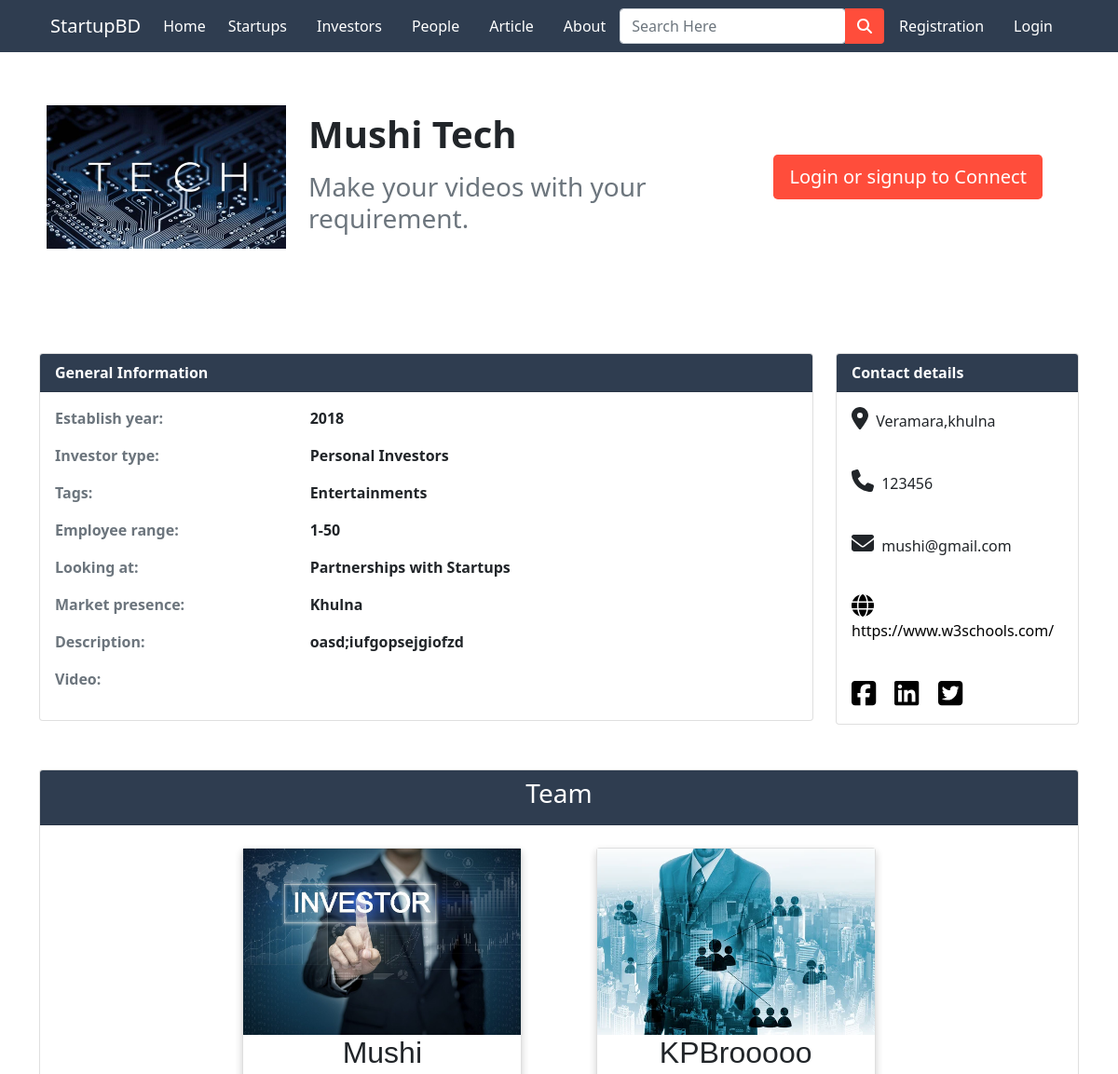
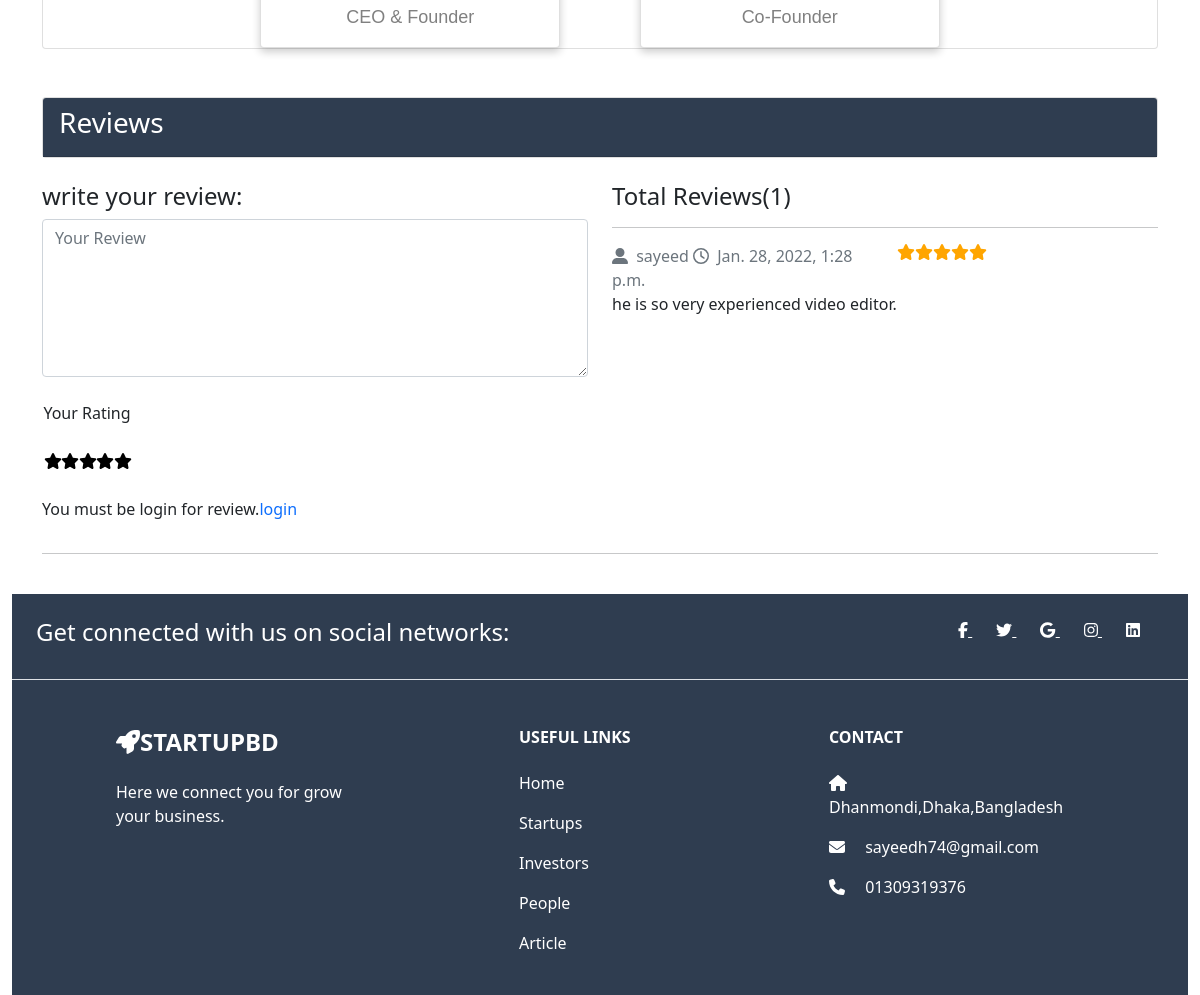
The page /investor-profile/1/ on the database its author committed (2 pictures, top to bottom).
### app/models.py (models this page shows, shortened)
class Investorinfo(models.Model):
  user = models.ForeignKey(User, on_delete = models.CASCADE)
  name = models.CharField(max_length=100, null=True, blank=True)
  company_name = models.CharField(max_length=100, null=True, blank=True)
  title = models.CharField(max_length=100,blank=True,null = True)
  email = models.EmailField(max_length=100, null=True, blank=True)
  mobile = models.CharField(max_length=50, null=True, blank=True)
  logo = models.ImageField(upload_to='images/', null=True, blank=True)
  establish_year = models.IntegerField(blank=True, null=True)
  investor_type = models.CharField(max_length=50,choices=INVSETOR_TYPE, blank=True, null=True)
  employee_range = models.CharField(max_length=10, blank=True, null=True)
  market_presence = models.CharField(max_length=100,choices=CITY_CHOICES, null=True, blank=True)
  looking_at = models.CharField(choices=LOOK_CHOICES, max_length=100,null=True,blank=True)
  tags = models.CharField(max_length=100,choices=SECTOR, blank=True, null=True)
  description = models.TextField(max_length=1000, blank=True, null=True)
  videos = models.FileField(upload_to='videos/', null=True,blank=True)
  weblink = models.URLField(null=True,blank=True)
  facebook_link = models.URLField(blank=True)
  linkedin_link = models.URLField(blank=True)
  twitter_link = models.URLField(blank=True)
  location = models.CharField(max_length=100, null=True, blank=True)
  person1 = models.CharField(max_length=100, choices=ROLE, blank=True, null=True)
  person1_name = models.CharField(max_length=50, blank=True, null=True)
  person1_image = models.ImageField(upload_to='images/', null=True, blank=True)
  person2 = models.CharField(max_length=100, choices=ROLE, blank=True, null=True)
  person2_name = models.CharField(max_length=50, blank=True, null=True)
  person2_image = models.ImageField(
      upload_to='images/', null=True, blank=True)

class InvestorReviewRating(models.Model):
    investor = models.ForeignKey(Investorinfo, on_delete=models.CASCADE)
    user = models.ForeignKey(User, on_delete=models.CASCADE)
    review = models.TextField(max_length=500, blank=True)
    rating = models.IntegerField()
    status = models.BooleanField(default=True)
    created_at = models.DateTimeField(auto_now_add=True)
    updated_at = models.DateTimeField(auto_now=True)

class User(AbstractUser):
  is_customer = models.BooleanField(default=False)
  is_investor = models.BooleanField(default=False)
  is_startup = models.BooleanField(default=False)
  friends = models.ManyToManyField('User',blank=True)

### app/views.py (the view)
# urls.py: path('investor-profile/<int:pk>/',views.investor_profile, name='investor-profile'),
def investor_profile(request,pk):
  investor = Investorinfo.objects.get(pk=pk)
  reviews = InvestorReviewRating.objects.filter(investor_id=investor.id, status=True)
  count = reviews.count()
  thread = ThreadModel.objects.filter(pk=pk)
  message_list = MessageModel.objects.filter(thread__pk__contains=pk)
  return render(request, 'app/investor_profile.html', {'investor': investor, 'reviews': reviews, 'count': count,'thread':thread,'message_list':message_list})

### app/templates/app/investor_profile.html (shortened to what this page needs)
{% extends 'app/base.html' %}
{% load static %}
{% block main-content %}
<div class="container my-5">
  <div class="row">
    <div class="col-md-12">
      <div class="card flex-row  mt-5" style="border: none;">
        <div class="card-body row px-2 align-items-center">
          <div class="col-md-3">
            <img src="{{ investor.logo.url }}" width="100%" height="auto" alt="No images">
          </div>
          <div class="col-md-5">
            <h4 class="card-title">
              <h1><b>{{investor.company_name}}</b></h1>
            </h4>
            <p class="card-text">
            <h3 class="text-muted">{{investor.title}}</h3>
            </p>
          </div>
          {% if investor.user.id == request.user.id %}
          <div class="col-md-4 text-center">
            <div class="flex-row">
              <a href="{% url 'user-form' user.id %}" class="btn btn-lg" style="background-color: #FF4D3B; color: white;">Update Profile</a>
            </div>
          </div>
          {% elif request.user.is_authenticated %}
          <div class="col-md-4 text-center">
            <div class="flex-row">
              <a href="{% url 'thread' user.id %}" class="btn btn-lg" style="background-color: #FF4D3B; color: white;">Connect</a>
            </div>
          </div>
          {% else %}
          <div class="col-md-4 text-center">
            <div class="flex-row">
              <a href="{% url 'login' %}" class="btn btn-lg" style="background-color: #FF4D3B; color: white;">Login or signup to Connect</a>
            </div>
          </div>
          {% endif %}
        </div>
      </div>
    </div>
  </div>
</div> <br> <br>
<div class="container">
  <div class="row">
    <div class="col-md-9">
      <div class="card ">
        <div class="card-header" style="background-color: #2F3D50; color: white;" color: white;"><b> General Information</b></div>
        <div class="card-body ">
          <div class="row">
            <div class="col-4 text-muted">
              <p><b> Establish year:</b></p>
            </div>
            <div class="col-6">
              <p><b> {{investor.establish_year}}</b></p>
            </div>
          </div>
          <div class="row">
            <div class="col-4 text-muted">
              <p><b> Investor type:</b></p>
            </div>
            <div class="col-6">
              <p><b> {{investor.investor_type}}</b></p>
            </div>
          </div>
          <div class="row">
            <div class="col-4 text-muted">
              <p><b> Tags:</b></p>
            </div>
            <div class="col-6">
              <p><b> {{investor.tags}}</b></p>
            </div>
          </div>
          <div class="row">
            <div class="col-4 text-muted">
              <p><b> Employee range:</b></p>
            </div>
            <div class="col-6">
              <p><b> {{investor.employee_range}}</b></p>
            </div>
          </div>
          <div class="row">
            <div class="col-4 text-muted">
              <p><b>Looking at:</b></p>
            </div>
            <div class="col-6">
              <p><b> {{investor.looking_at}} </b></p>
            </div>
          </div>
          <div class="row">
            <div class="col-4 text-muted">
              <p><b> Market presence:</b></p>
            </div>
            <div class="col-6">
              <p><b> {{investor.market_presence}}</b></p>
            </div>
          </div>
          <div class="row">
            <div class="col-4 text-muted">
              <p><b> Description:</b></p>
            </div>
            <div class="col-6">
              <p><b>{{investor.description}}</b></p>
            </div>
          </div>
          <div class="row">
            <div class="col-4 text-muted">
              <p><b>Video:</b></p>
            </div>
            <div class="col-6">
            </div>
          </div>
        </div>
      </div>
    </div>
    <div class="col-md-3">
      <div class="card">
        <div class="card-header" style="background-color: #2F3D50; color: white;" color: white;">
          <b>Contact details</b>
        </div>
        <div class="card-body">
          <p><i style='font-size:24px' class='fas me-1'>&#xf3c5;</i> {{investor.location}}</p>
          <br>
          <p><i style="font-size:24px" class="fa me-1">&#xf095;</i> {{investor.mobile}}</p>
          <br>
          <p><i style="font-size:24px" class="fa me-1">&#xf0e0;</i> {{investor.email}}</p>
          <br>
          <p><a href="{{investor.weblink}}" style="color: black; text-decoration: none;"><i style='font-size:24px' class='fas me-1'>&#xf0ac;</i> {{investor.weblink}}</a></p>
          <br>
         <a href="{{investor.facebook_link}}" id="link"><i class="fab fa-facebook-square fa-2x"></i></a>
        <a class="mx-3"id="link" href="{{investor.linkedin_link}}"><i class="fab fa-linkedin fa-2x"></i></a>
        <a href="{{investor.twitter_link}}" id="link"><i class="fab fa-twitter-square fa-2x"></i></a>
        </div>
      </div>
    </div>
  </div>
</div>
<br><br>
<div class="container">
  <div class="card">
    <div class="col-md-12">
      <div class="card-header" style="background-color: #2F3D50; color: white;" color: white;">
        <center><h3>Team</h3></center>
 </div>
  <br>
  <div class="row align-items-center justify-content-center">
    <div class="col-md-4">
      <div class="card" id="card">
  <img src="{{ investor.person1_image.url }}" alt="John" style="width:100%; height: 200px;">
  <h2>{{investor.person1_name}}</h2>
  <p class="title" id="title">{{investor.person1}}</p>
</div>
    </div>
    <div class="col-md-4">
      <div class="card" id="card">
  <img src="{{ investor.person2_image.url }}" height="50%" alt="John" style="width:100%; height: 200px;">
  <h2>{{investor.person2_name}}</h2>
  <p class="title" id="title">{{investor.person2}}</p>
</div>
    </div>
  </div>
</div>
</div>
</div>
<br><br>
<div class="container">
  <div class="row">
    <div class="col-md-12">
      <div class="card">
        <div class="card-header" style="background-color: #2F3D50; color: white;" color: white;">
          <h3>Reviews</h3>
        </div>
      </div>
      <br>
    </div>
  </div>
</div>
<div class="container">
  <div class="row">
    <div class="col-md-6">
      <h4>write your review:</h4>
      <form action="{% url 'investor_submit_review' investor.id %}" class="review-form" method="POST">
        <div class="form-group">
          <textarea class="form-control" name="review" id="exampleFormControlTextarea3" placeholder="Your Review"
            rows="6"></textarea>
        </div>
        <br>
        <div class="form-group">
          <div class="input rating">
            <div>Your Rating</div><br>
            <div class="rating">
              <input id="star-1" name="rating" type="radio" value="5" class="radio-btn hide" /><label for="star-1"><i
                  class="fas fa-star"></i></label>
              <input id="star-2" name="rating" type="radio" value="4" class="radio-btn hide" /><label for="star-2"><i
                  class="fas fa-star"></i></label>
              <input id="star-3" name="rating" type="radio" value="3" class="radio-btn hide" /><label for="star-3"><i
                  class="fas fa-star"></i></label>
              <input id="star-4" name="rating" type="radio" value="2" class="radio-btn hide" /><label for="star-4"><i
                  class="fas fa-star"></i></label>
              <input id="star-5" name="rating" type="radio" value="1" class="radio-btn hide" /><label for="star-5"><i
                  class="fas fa-star"></i></label>
            </div>
          </div>
        </div>
        <br>
        {% if user.is_authenticated %}
        <button class="btn" type="submit" style="background-color: #FF4D3B; color: white;">Post Review</button>
        {% else %}
        <p>You must be login for review.<span><a style="text-decoration: none;"
              href="{% url 'login' %}">login</a></span></p>
        {% endif %}
      </form>
    </div>
    <div class="col-md-6">
      <h4>Total Reviews({{count}})</h4>
      <hr>
      {% for review in reviews %}
      <div class="row">
        <div class="col-md-6 text-muted">
          <div>
            <i class="fas fa-user-alt me-1"></i>
            {{review.user.username}}
            <i class="far fa-clock me-1"></i>
            {{review.created_at}}
          </div>
        </div>
        <br>
        <div class="col-md-6 text-end">
          <i class="fa fa-star {% if review.rating > 0 %} checked {% endif %}" style="float: left;"></i>
          <i class="fa fa-star {% if review.rating > 1 %} checked {% endif %}" style="float: left;"></i>
          <i class="fa fa-star {% if review.rating > 2 %} checked {% endif %}" style="float: left;"></i>
          <i class="fa fa-star {% if review.rating > 3 %} checked {% endif %}" style="float: left;"></i>
          <i class="fa fa-star {% if review.rating > 4 %} checked {% endif %}" style="float: left;"></i>
        </div>
        <br>
        <div>
          {{review.review}}
        </div>
      </div>
      {% endfor %}
    </div>
  </div>
  <hr>
</div>
<br>
{% endblock main-content %}

### app/templates/app/investor_profile.html (style rules this page uses)
#card { box-shadow: 0 4px 8px 0 rgba(0, 0, 0, 0.2); max-width: 300px; margin: auto; text-align: center; font-family: arial; }
#title { color: grey; font-size: 18px; }
#link { text-decoration: none; font-size: 15px; color: black; }
.checked { color: orange; }
.rating { width: 90px; unicode-bidi: bidi-override; direction: rtl; text-align: center; position: relative; }
.rating>label { float: right; display: inline; padding: 0; margin: 0; position: relative; width: 1.1em; cursor: pointer; color: #000; }

### rows shown on the page
Investorinfo: logo (picture), company_name "Mushi Tech", title "Make your videos with your requirement.", establish_year "2018", investor_type "Personal Investors", tags "Entertainments", employee_range "1-50", looking_at "Partnerships with Startups", market_presence "Khulna", description "oasd;iufgopsejgiofzd", location "Veramara,khulna", mobile "123456", email "mushi@gmail.com", weblink "https://www.w3schools.com/", person1_image (picture), person1_name "Mushi", person1 "CEO & Founder", person2_image (picture), person2_name "KPBrooooo", person2 "Co-Founder"
InvestorReviewRating: user.username "sayeed", created_at "Jan. 28, 2022, 1:28 p.m.", review "he is so very experienced video editor."

### other values the page prints
{{ count }} "1"
